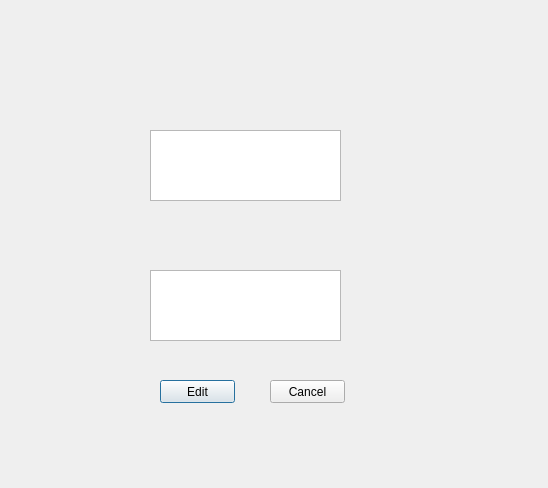
<?xml version="1.0" encoding="UTF-8"?>
<ui version="4.0">
 <class>EditThrowsMenu</class>
 <widget class="QDialog" name="EditThrowsMenu">
  <property name="geometry">
   <rect>
    <x>0</x>
    <y>0</y>
    <width>548</width>
    <height>488</height>
   </rect>
  </property>
  <property name="windowTitle">
   <string>Dialog</string>
  </property>
  <widget class="QTextEdit" name="textEdit">
   <property name="geometry">
    <rect>
     <x>150</x>
     <y>130</y>
     <width>191</width>
     <height>71</height>
    </rect>
   </property>
  </widget>
  <widget class="QTextEdit" name="textEdit_2">
   <property name="geometry">
    <rect>
     <x>150</x>
     <y>270</y>
     <width>191</width>
     <height>71</height>
    </rect>
   </property>
  </widget>
  <widget class="QPushButton" name="Edit">
   <property name="geometry">
    <rect>
     <x>160</x>
     <y>380</y>
     <width>75</width>
     <height>23</height>
    </rect>
   </property>
   <property name="text">
    <string>Edit</string>
   </property>
  </widget>
  <widget class="QPushButton" name="pushButton">
   <property name="geometry">
    <rect>
     <x>270</x>
     <y>380</y>
     <width>75</width>
     <height>23</height>
    </rect>
   </property>
   <property name="text">
    <string>Cancel</string>
   </property>
  </widget>
 </widget>
 <resources/>
 <connections/>
</ui>
